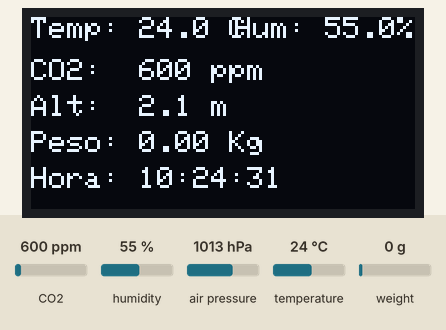
A sketch run on a simulated ESP32. On the bench: 128×64 one-colour display. The inputs (shaded band) are chosen by the test bench; at power-on: CO2 600 ppm, weight on the scale 0 g, humidity 55 %, air pressure 1013 hPa, temperature 24 °C. The local clock reads 2024-03-15 10:24:30 at power-on unless the sketch sets it; no radio packets arrive unless stated; what the sketch prints to the serial monitor is not drawn.

Above: at 2.2 s.
2.3 s: CO2 set to 452 ppm
At 4.7 s:
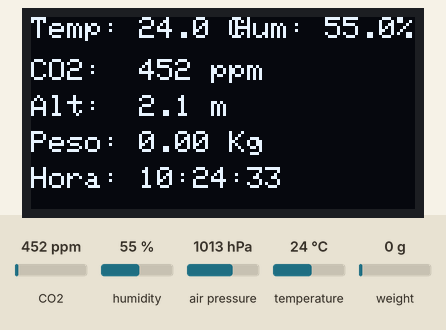
8.6 s: weight on the scale set to 100 g
At 11.0 s:
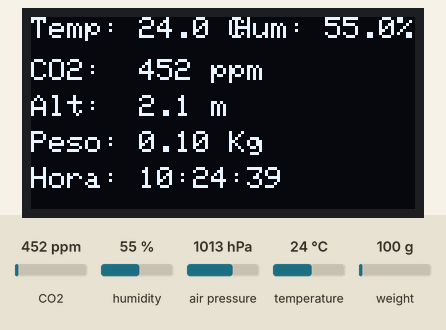
13.6 s: humidity set to 22 %
At 14.7 s:
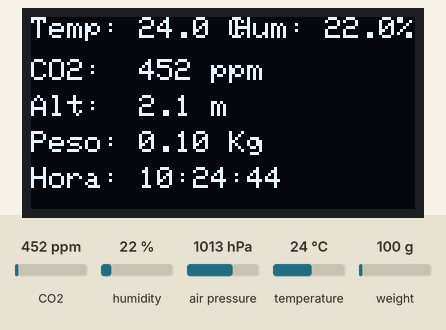
18.0 s: air pressure set to 952 hPa
At 19.7 s:
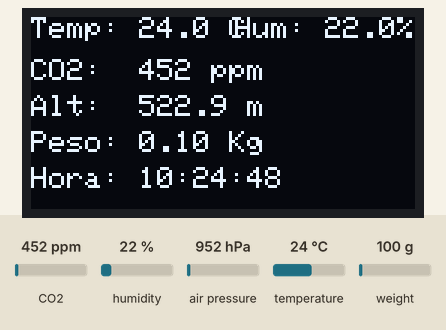
22.4 s: weight on the scale set to 1250 g
At 23.5 s:
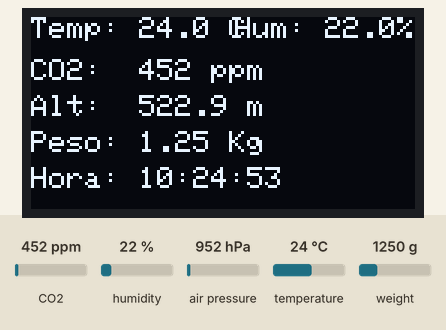
26.7 s: temperature set to 12 °C
At 28.5 s:
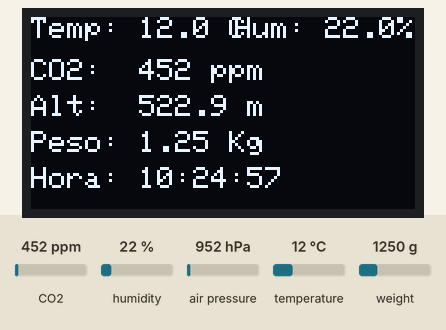
Timing chart, 0 to 30.0 s (numbered marks = the images above; inputs shaded):
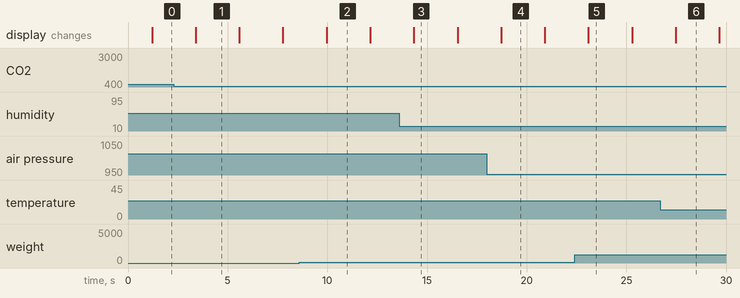

The sketch:

Colmena_Plan_2.ino
```cpp
#include <Wire.h>
#include <Adafruit_GFX.h>
#include <Adafruit_SSD1306.h>
#include <Adafruit_SCD30.h>
#include <Adafruit_BME280.h>
#include <SPI.h>
#include <LoRa.h>
#include <RTClib.h>
#include "HX711.h"

// Configuración de la Pantalla OLED
#define SCREEN_WIDTH 128
#define SCREEN_HEIGHT 64
#define OLED_RESET    -1
#define SCREEN_ADDRESS 0x3C

// Presión a nivel del mar para el BME280
#define SEALEVELPRESSURE_HPA (1013.25)

// Pines I2C
#define I2C_SDA_PIN 21
#define I2C_SCL_PIN 20

// Pines SPI para el Módulo LoRa
#define SPI_SCK  18
#define SPI_MISO 17
#define SPI_MOSI 16
#define LORA_NSS   5
#define LORA_RST  6
#define LORA_DIO0 7

// Pines para el módulo HX711 (Báscula)
#define HX711_DT  1
#define HX711_SCK 2

// Instancias de los periféricos
Adafruit_SSD1306 display(SCREEN_WIDTH, SCREEN_HEIGHT, &Wire, OLED_RESET);
Adafruit_SCD30 scd30;
Adafruit_BME280 bme;
RTC_DS3231 rtc;
HX711 bascula;

// Variables para almacenar las lecturas actuales
float tempActual = 0.0;
float humActual = 0.0;
float co2Actual = 0.0;
float altitudActual = 0.0;
float pesoActual = 0.0;
float factor_calibracion = -22580.0;

void setup() {
  Serial.begin(115200);

  // Inicializar Buses de comunicación
  Wire.begin(I2C_SDA_PIN, I2C_SCL_PIN);
  SPI.begin(SPI_SCK, SPI_MISO, SPI_MOSI, LORA_NSS);

  // Inicializar Pantalla OLED
  if(!display.begin(SSD1306_SWITCHCAPVCC, SCREEN_ADDRESS)) {
    Serial.println(F("Fallo OLED"));
    for(;;);
  }
  display.clearDisplay();
  display.setTextColor(SSD1306_WHITE);
  display.setTextSize(1);
  display.setCursor(0, 0);
  display.println("Iniciando Nodo...");
  display.display();
  Serial.println("OLED OK!");

  // Inicializar RTC DS3231
  if (!rtc.begin()) {
    Serial.println("No se encontró el módulo RTC");
    while (1);
  }
  Serial.println("RTC OK!");

  // Ajustar hora si se perdió la alimentación
  if (rtc.lostPower()) {
    rtc.adjust(DateTime(F(__DATE__), F(__TIME__)));
  }

  // Inicializar SCD30
  if (!scd30.begin()) {
    Serial.println("¡Error con SCD30!");
    while (1) { delay(10); }
  }
  Serial.println("SCD30 OK!");

  // Inicializar BME280
  unsigned status = bme.begin(0x76);
  if (!status) {
    status = bme.begin(0x77);
    if (!status) {
      Serial.println("¡Error: No se encontró el BME280! Revisa cables o dirección.");
      while (1) { delay(10); }
    }
  }
  Serial.println("BME280 OK!");

  // Inicializar y calibrar HX711
  bascula.begin(HX711_DT, HX711_SCK);
  bascula.set_scale(factor_calibracion);
  bascula.tare();
  Serial.println("HX711 OK!");

  // Inicializar LoRa
  LoRa.setPins(LORA_NSS, LORA_RST, LORA_DIO0);
  if (!LoRa.begin(433E6)) {
    Serial.println("Error LoRa");
    while (1);
  }
  Serial.println("LoRa OK!");
}

void imprimirPantalla() {
  display.clearDisplay();

  // Temperatura y Humedad
  display.setTextSize(1);
  display.setCursor(0, 0);
  display.print("Temp: ");
  display.print(tempActual, 1);
  display.print(" C");

  display.setCursor(68, 0);
  display.print("Hum: ");
  display.print(humActual, 1);
  display.print("%");

  // CO2
  display.setCursor(0, 14);
  display.print("CO2:  ");
  display.print(co2Actual, 0);
  display.print(" ppm");

  // Altitud
  display.setCursor(0, 26);
  display.print("Alt:  ");
  display.print(altitudActual, 1);
  display.print(" m");

  // Peso
  display.setCursor(0, 38);
  display.print("Peso: ");
  display.print(pesoActual, 2);
  display.print(" Kg");

  // Hora actual del RTC
  DateTime ahora = rtc.now();
  display.setCursor(0, 50);
  display.printf("Hora: %02d:%02d:%02d", ahora.hour(), ahora.minute(), ahora.second());

  display.display();
}

void loop() {
  // Leer SCD30
  if (scd30.dataReady()) {
    if (scd30.read()) {
      co2Actual = scd30.CO2;
      tempActual = scd30.temperature;
      humActual = scd30.relative_humidity;
    }
  }

  // Leer BME280
  altitudActual = bme.readAltitude(SEALEVELPRESSURE_HPA);

  // Leer peso del HX711
  if (bascula.is_ready()) {
    pesoActual = bascula.get_units(1);
  }

  // Actualizar pantalla OLED
  imprimirPantalla();

  // Obtener fecha y hora del RTC DS3231
  DateTime ahora = rtc.now();
  String fechaHora = String(ahora.year()) + "-" +
                     String(ahora.month()) + "-" +
                     String(ahora.day()) + " " +
                     String(ahora.hour()) + ":" +
                     String(ahora.minute()) + ":" +
                     String(ahora.second());

  // Construir trama JSON
  String json = "{";
  json += "\"fecha\":\"" + fechaHora + "\",";
  json += "\"co2\":" + String(co2Actual, 0) + ",";
  json += "\"temperatura\":" + String(tempActual, 1) + ",";
  json += "\"humedad\":" + String(humActual, 1) + ",";
  json += "\"altitud\":" + String(altitudActual, 1) + ",";
  json += "\"peso\":" + String(pesoActual, 2);
  json += "}";

  // Enviar JSON vía LoRa
  LoRa.beginPacket();
  LoRa.print(json);
  LoRa.endPacket();

  delay(2000);
}
```

Measured:
- what the display in image 2 shows lasts 2.2 s, from 10.0 s to 12.2 s
